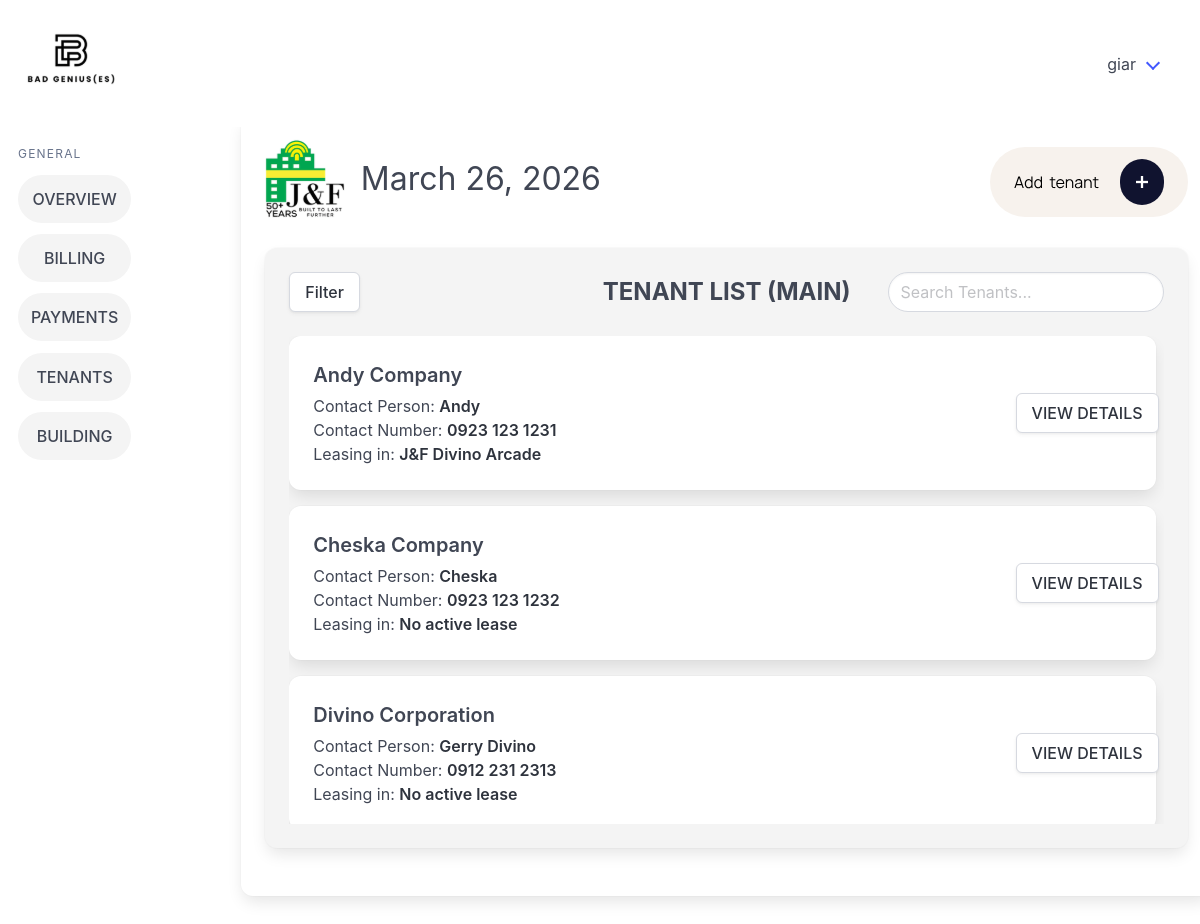
Screenshot of /tenants_main/ (signed in) with the database file from the repository.
### billingApp/models.py (models this page shows, shortened)
class Tenant(models.Model):
    companyName = models.CharField(max_length=100, null=True, blank=True)
    contactPerson = models.CharField(max_length=100)
    phoneNumber = models.CharField(max_length=12)
    email = models.CharField(max_length=50)
    modified_by = models.ForeignKey("Account", on_delete=models.SET_NULL, null=True, blank=True, related_name="+")
    modified_at = models.DateTimeField(auto_now=True, null=True, blank=True)
    objects = models.Manager

class Building(models.Model):
    buildingName = models.CharField(max_length=26, unique=True)
    signageCapacity = models.IntegerField(default=0)
    parkingCapacity = models.IntegerField(default=0)
    buildingAddress = models.CharField(max_length=50)
    modified_by = models.ForeignKey("Account", on_delete=models.SET_NULL, null=True, blank=True, related_name="+")
    modified_at = models.DateTimeField(auto_now=True, null=True, blank=True)
    objects = models.Manager

### billingApp/views.py (the view)
# urls.py: path('tenants_main/', views.tenants_main, name='tenants_main'),
@login_required
def tenants_main(request):
    building_filter = request.GET.get("building")
    lease_status_filter = request.GET.get("lease_status")
    tenant_objects = Tenant.objects.all().order_by('companyName', 'contactPerson')
    active_leases = Lease.objects.filter(pastLease=False).select_related('tenantName', 'buildingName')
    if building_filter:
        tenant_objects = tenant_objects.filter(
            lease__buildingName_id=building_filter,
            lease__pastLease=False
        ).distinct()
    if lease_status_filter == "active":
        tenant_objects = tenant_objects.filter(lease__pastLease=False).distinct()
    elif lease_status_filter == "none":
        tenant_objects = tenant_objects.exclude(lease__pastLease=False).distinct()
    lease_by_tenant_id = {lease.tenantName_id: lease for lease in active_leases}
    for t in tenant_objects:
        if not (t.companyName or "").strip():
            t.companyName_display = t.contactPerson
        else:
            t.companyName_display = t.companyName
        active_lease = lease_by_tenant_id.get(t.id)
        if active_lease:
            t.buildingName_display = active_lease.buildingName.buildingName
        else:
            t.buildingName_display = "No active lease"
    buildings = Building.objects.all()
    date_today = get_date_today()
    return render(
        request,
        'billingApp/tenants_main.html',
        {
            'tenants': tenant_objects,
            'date_today': date_today,
            'buildings': buildings,
            'selected_building': building_filter,
            'selected_lease_status': lease_status_filter,
        }
    )

### billingApp/views.py (called while the page is built)
def get_date_today():
    from datetime import datetime
    return datetime.now().strftime("%B %d, %Y")

### billingApp/templates/billingApp/tenants_main.html (shortened to what this page needs)
{% extends 'billingApp/base.html' %} {% load static %} {% block content %}
<div class="column is-3 pt-5 has-text-right">
  <a href="{% url 'add_tenant' %}">
  </a>
</div>
</div>
<div class="columns">
  <div class="column">
    <div class="card card2 tenant-panel">
      <div class="card-content tenant-panel-content">
        <div class="columns is-vcentered">
          <div class="column">
            <div class="dropdown" id="filterDropdown">
              <div class="dropdown-trigger">
                <button class="button" onclick="toggleFilter()" type="button">
                  Filter
                </button>
              </div>
            </div>
          </div>
          <div class="column">
            <h1 class="is-size-4 has-text-weight-bold has-text-centered">TENANT LIST (MAIN)</h1>
          </div>
          <div class="column has-text-right">
            <input id="searchInput" type="text" class="input searchInput" placeholder="Search Tenants..." />
          </div>
        </div>
        <div class="tenant-list-scroll">
          {% for t in tenants %}
          <div class="card mb-4">
            <div class="card-content">
              <div class="columns is-multiline is-vcentered">
                <div class="column">
                  <h2 class="is-size-5 has-text-weight-semibold mb-1">{{ t.companyName_display }}</h2>
                  <p class="is-size-6">Contact Person: <strong>{{ t.contactPerson }}</strong></p>
                  <p class="is-size-6">Contact Number: <strong>{{ t.phoneNumber }}</strong></p>
                  <p class="is-size-6">Leasing in: <strong class="building-name">{{ t.buildingName_display }}</strong></p>
                </div>
                <div class="column is-2 has-text-right">
                  <a href="{% url 'tenant_details' t.id %}" class="button">VIEW DETAILS</a>
                </div>
              </div>
            </div>
          </div>
          {% endfor %}
        </div>
      </div>
    </div>
  </div>
</div>
{% endblock %}

### billingApp/templates/billingApp/base.html (shortened to what this page needs)
{% load static %}
<!doctype html>
<html lang="en">
  <head>
    <link rel="stylesheet" href="{% static 'billingApp/css/style.css' %}" />
    <link rel="stylesheet" href="https://cdn.jsdelivr.net/npm/bulma@1.0.4/css/bulma.min.css" />
  </head>
  <body>
    <nav class="navbar p-5" role="navigation" aria-label="main navigation">
      <div class="navbar-brand">
        <a class="" href="{% url 'home_page' %}">
        </a>
      </div>
      <div id="navbarBasicExample" class="navbar-menu">
        <div class="navbar-end">
          <div class="navbar-item has-dropdown is-hoverable">
            <a class="navbar-link">{{ user.username }}</a>
          </div>
        </div>
      </div>
    </nav>
    <div class="columns">
      <aside class="menu">
        <p class="menu-label">General</p>
        <ul class="menu-list">
          <li><a href="{% url 'home_page' %}" class="sidebarItems button is-light is-rounded is-fullwidth">OVERVIEW</a></li>
          <li><a href="{% url 'billing_records_main' %}" class="sidebarItems button is-light is-rounded is-fullwidth">BILLING</a></li>
          <li><a href="{% url 'payments_main' %}" class="sidebarItems button is-light is-rounded is-fullwidth">PAYMENTS</a></li>
          <li><a href="{% url 'tenants_main' %}" class="sidebarItems button is-light is-rounded is-fullwidth">TENANTS</a></li>
          <li><a href="{% url 'buildings_main' %}" class="sidebarItems button is-light is-rounded is-fullwidth">BUILDING</a></li>
        </ul>
      </aside>
      {% block logo %}
      <div class="card card1">
        <div class="card-content">
          <div class="columns is-4">
            <div class="column is-1">
            </div>
            <div class="column">
              <h1 class="is-size-3 pt-4 pl-4">{{ date_today }}</h1>
            </div>
    {% endblock %} {% block content %} {% endblock %}
  </body>
</html>

### billingApp/static/billingApp/css/style.css (style rules this page uses)
.menu { position: sticky; display: inline-block; vertical-align: top; max-height: 100vh; overflow-y: auto; width: 200px; top: 0; bottom: 0; padding: 30px; }
.menu .menu-list li { margin-bottom: 0.7rem; }
.menu .menu-list li a { padding: 0.75rem 0.9rem; }
.card2 { background-color: #f4f4f4 !important; max-height: 600px !important; min-height: 500px !important; }
.card1 { margin-left: 80px !important; width: 1200px !important; }
.tenant-panel { height: calc(100vh - 220px); }
.tenant-panel-content { height: 100%; display: flex; flex-direction: column; }
.tenant-list-scroll { flex: 1; overflow-y: auto; padding-right: 8px; }
.searchInput { border-radius: 30px !important; }
.sidebarItems { background-color: #f4f4f4 !important; }

### rows the page displays
Tenant: companyName_display "Andy Company", contactPerson "Andy", phoneNumber "0923 123 1231", buildingName_display "J&F Divino Arcade"
Tenant: companyName_display "Cheska Company", contactPerson "Cheska", phoneNumber "0923 123 1232", buildingName_display "No active lease"
Tenant: companyName_display "Divino Corporation", contactPerson "Gerry Divino", phoneNumber "0912 231 2313", buildingName_display "No active lease"

### other values shown
{{ user.username }} "giar"
{{ date_today }} "March 26, 2026"
